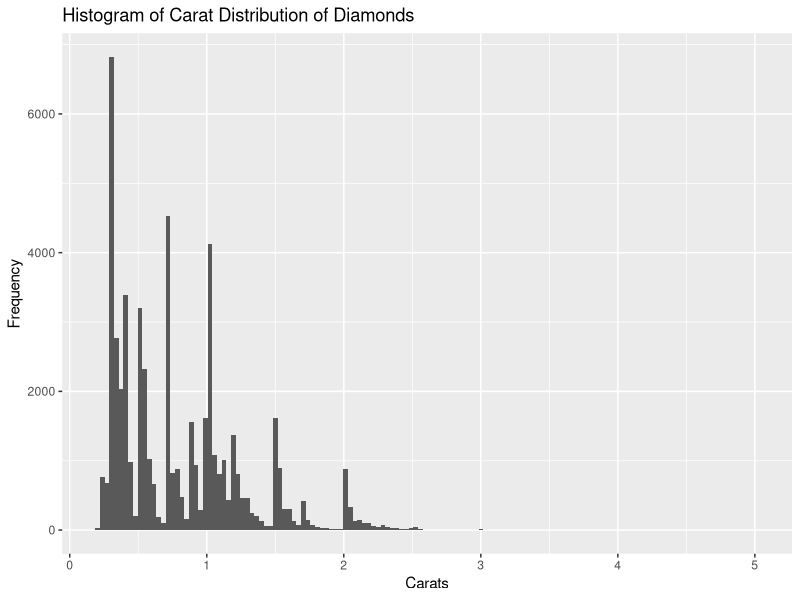
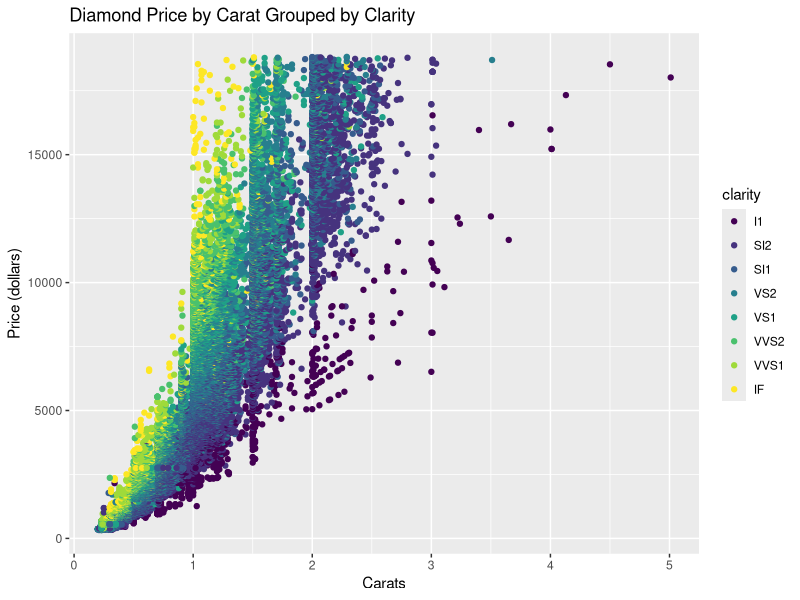
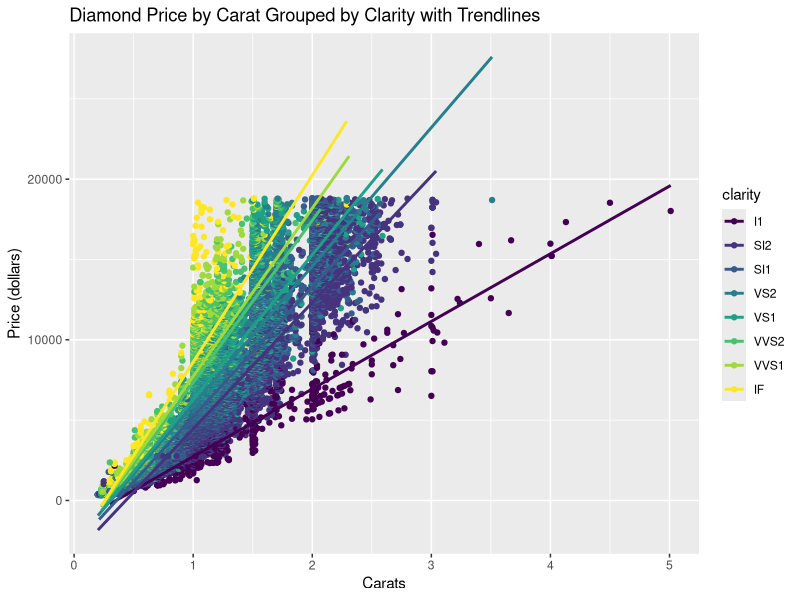
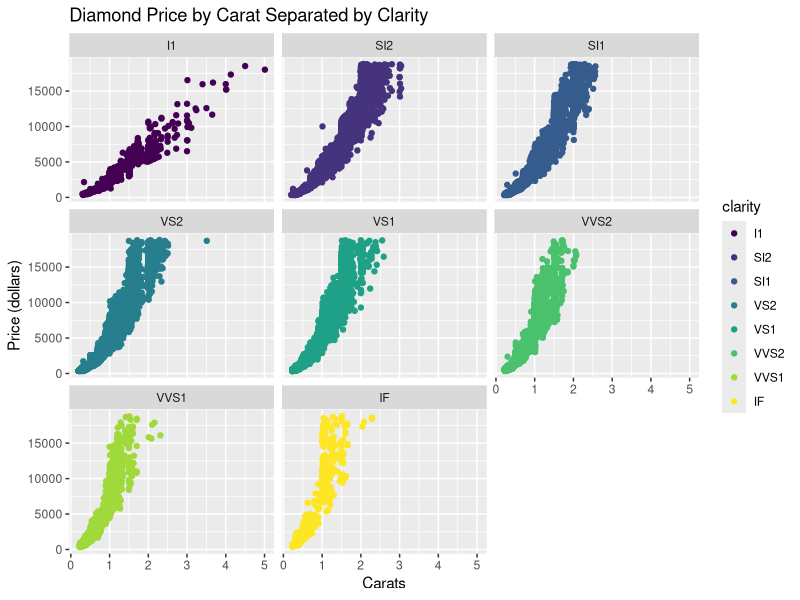
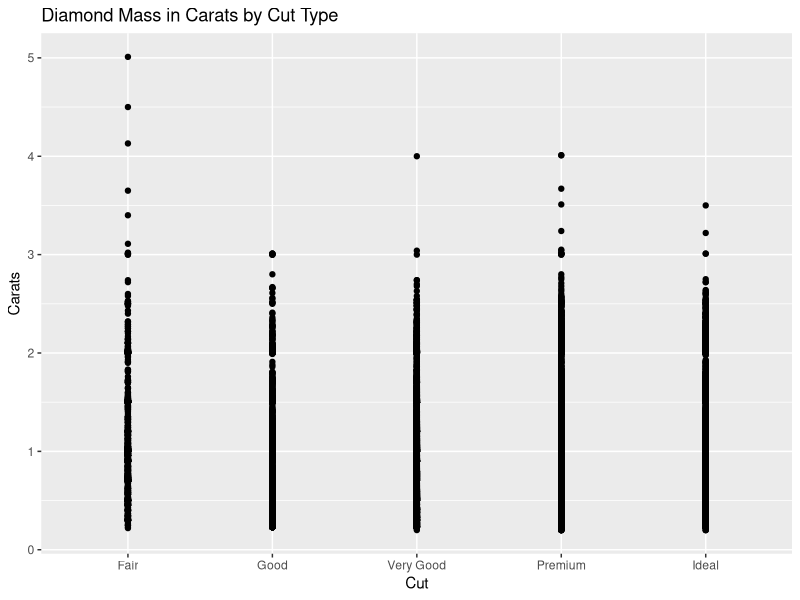
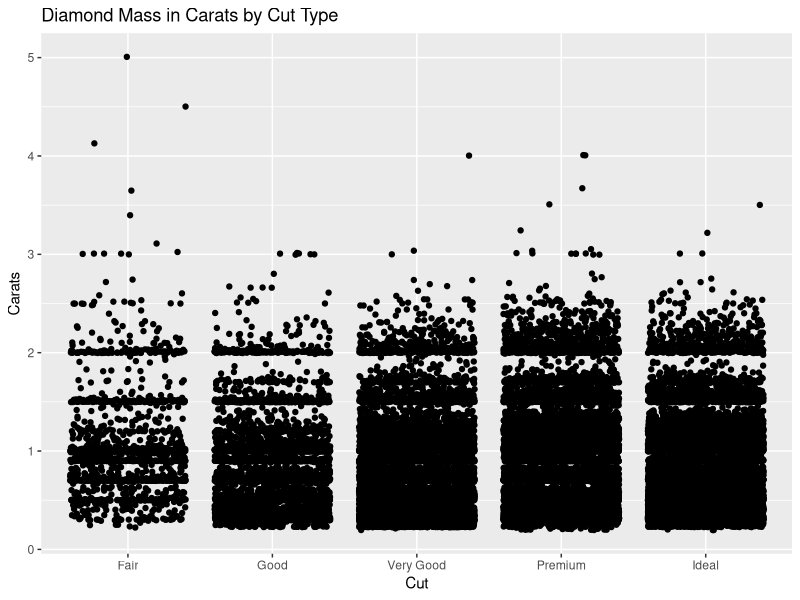
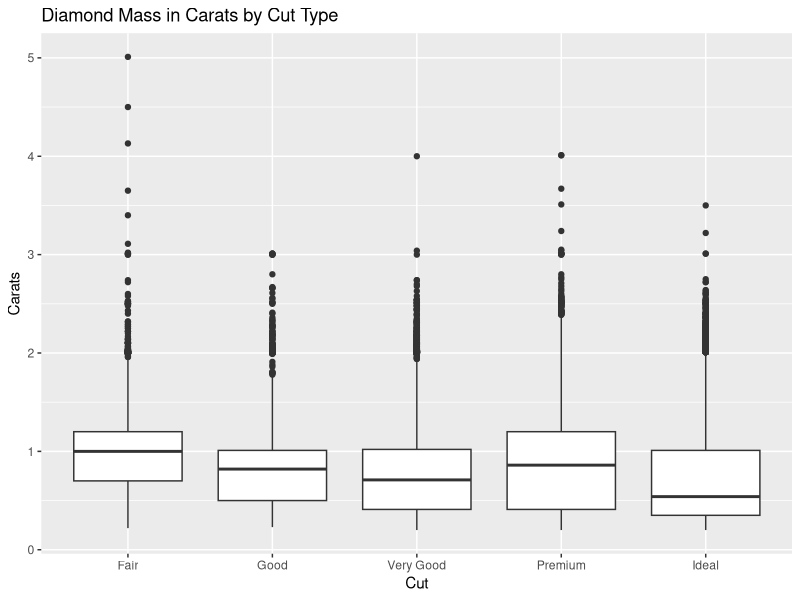
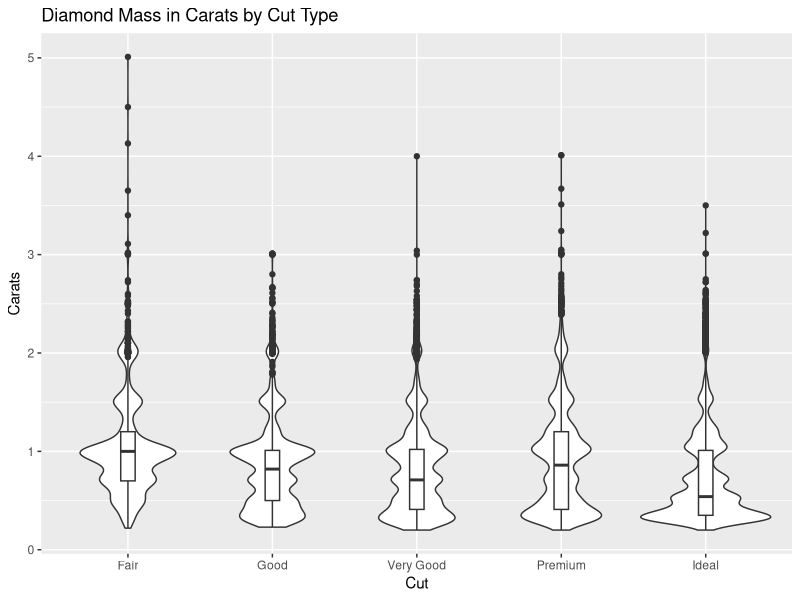

These charts were generated, in order, by the following R code:
## ---- chunk 1
knitr::opts_chunk$set(echo = TRUE)
## ---- chunk 2
library(ggplot2)
data(diamonds)
x <- diamonds$carat
n <- length(x)
# Use Freedman-Diaconi to calculate bin width since there are many outliers
h <- 2 * IQR(x) / n ^ (1 / 3) # bin width
k <- ceiling((max(x) - min(x)) / h) # number of bins

ggplot(data = diamonds) + 
  geom_histogram(mapping = aes(x = carat), bins = k) + 
  labs(title = "Histogram of Carat Distribution of Diamonds",
       x = "Carats",
       y = "Frequency")
## ---- chunk 3
ggplot(data = diamonds) + 
  geom_point(mapping = aes(x = carat, y = price, color = clarity)) + 
  labs(title = "Diamond Price by Carat Grouped by Clarity",
       x = "Carats",
       y = "Price (dollars)")
## ---- chunk 4
ggplot(data = diamonds) + 
  geom_point(mapping = aes(x = carat, y = price, color = clarity)) + 
  geom_smooth(mapping = aes(x = carat, y = price, color = clarity),
              method = "lm",
              se = FALSE) +
  labs(title = "Diamond Price by Carat Grouped by Clarity with Trendlines",
       x = "Carats",
       y = "Price (dollars)")
## ---- chunk 5
ggplot(data = diamonds) + 
  geom_point(mapping = aes(x = carat, y = price, color = clarity)) + 
  labs(title = "Diamond Price by Carat Separated by Clarity",
       x = "Carats",
       y = "Price (dollars)") + 
  facet_wrap(~clarity, nrow = 3)
## ---- chunk 6
ggplot(data = diamonds) + 
  geom_point(mapping = aes(x = cut, y = carat)) + 
  labs(title = "Diamond Mass in Carats by Cut Type",
       x = "Cut",
       y = "Carats")

ggplot(data = diamonds) + 
  geom_jitter(mapping = aes(x = cut, y = carat)) + 
  labs(title = "Diamond Mass in Carats by Cut Type",
       x = "Cut",
       y = "Carats")

ggplot(data = diamonds) + 
  geom_boxplot(mapping = aes(x = cut, y = carat)) + 
  labs(title = "Diamond Mass in Carats by Cut Type",
       x = "Cut",
       y = "Carats")

ggplot(data = diamonds) + 
  geom_violin(mapping = aes(x = cut, y = carat)) + 
  geom_boxplot(mapping = aes(x = cut, y = carat), width = 0.1) + 
  labs(title = "Diamond Mass in Carats by Cut Type",
       x = "Cut",
       y = "Carats")
## ---- chunk 7
ggplot(data = diamonds) + 
  geom_bar(mapping = aes(x = clarity, fill = cut),
           position = "dodge") + 
  labs(title = "Bar Plot of Diamond Clarity by Carats Grouped by Cut")
## ---- chunk 8
ggplot(data = diamonds) + 
  geom_bar(mapping = aes(x = clarity, fill = cut)) + 
  facet_grid(cut~.) + 
  labs(title = "Bar Plots of Diamond Clarity by Type of Cut")
## ---- chunk 9
ggplot(data = diamonds) + 
  geom_smooth(mapping = aes(x = carat, y = price, color = clarity),
              method = "lm") + 
  labs(title = "Association between Diamond Carat and Price by Clarity")
## ---- chunk 10
ggplot(data = diamonds) + 
  geom_boxplot(mapping = aes(x = clarity, 
                             y = price, 
                             color = cut)) + 
  labs(title = "Boxplot of Diamond Price by Clarity Grouped by Cut")
## ---- chunk 11
ggplot(data = subset(diamonds, carat < 3.5)) + 
  geom_boxplot(mapping = aes(x = as.factor(round(carat)),
                             y = price, 
                             color = cut)) +
  labs(title = "Boxplot of Diamond Price by Carat Grouped by Cut",
       x = "carat")
## ---- chunk 12
ggplot(data = diamonds) + 
  geom_histogram(mapping = aes(x = depth, y = ..density..),
               binwidth = 0.1) + 
  facet_grid(cut~.) + 
  labs(title = "Distributions of Diamond Depth by Type of Cut")
